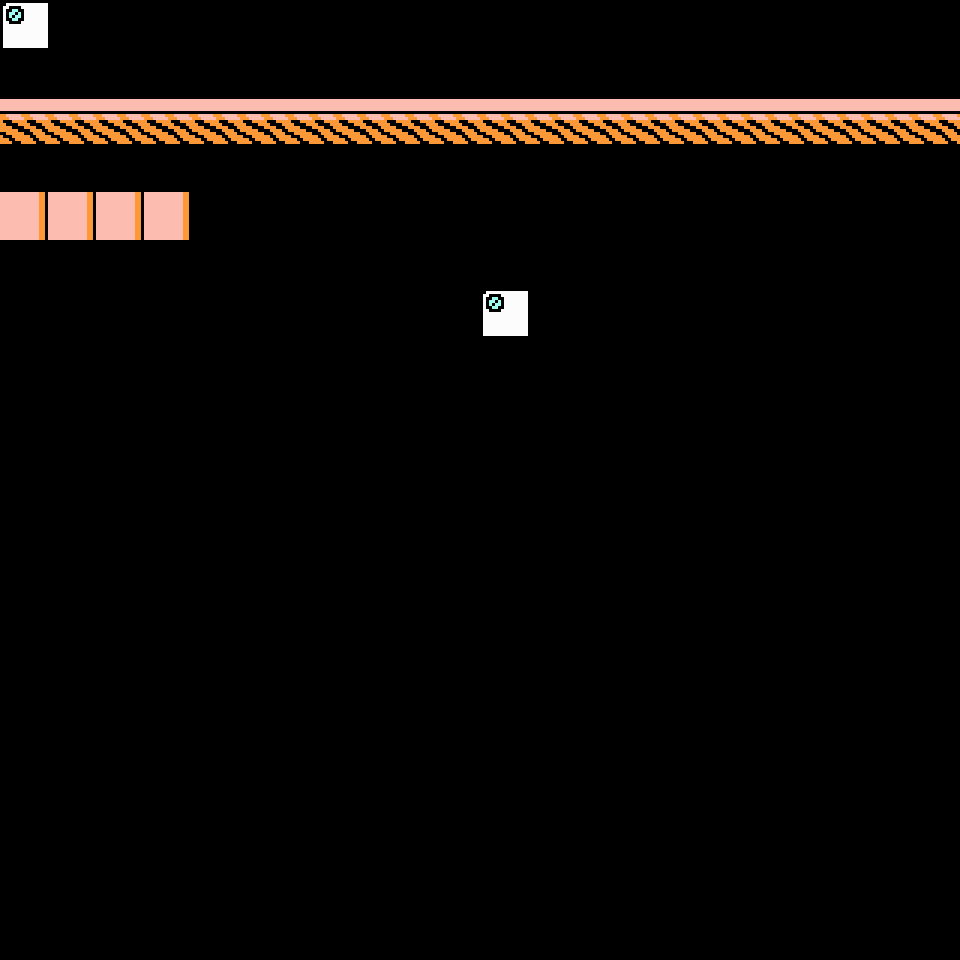

A 2D game scene composited from a Tiled map and its tileset images. What follows is a short description and the map's XML, with every tile layer's data as written:
An orthogonal 20x20 tile map with 48x48 px tiles, 2 tile layers (Tile Layer 1, Tile Layer 2) and 1 object (SolidBlock).

<map version="1.5" tiledversion="1.5.0" orientation="orthogonal" renderorder="left-down" width="20" height="20" tilewidth="48" tileheight="48" infinite="0" nextlayerid="6" nextobjectid="10">
 <tileset firstgid="1" name="world-1-1" tilewidth="48" tileheight="48" tilecount="870" columns="29">
  <image source="world-1-1.png" width="1392" height="1440" />
 </tileset>
 <layer id="1" name="Tile Layer 1" width="20" height="20">
  <data encoding="csv">
1,0,0,0,0,0,0,0,0,0,0,0,0,0,0,0,0,0,0,0,
0,0,0,0,0,0,0,0,0,0,0,0,0,0,0,0,0,0,0,0,
392,392,392,392,392,392,392,392,392,392,392,392,392,392,392,392,392,392,392,392,
0,0,0,0,0,0,0,0,0,0,0,0,0,0,0,0,0,0,0,0,
119,119,119,119,0,0,0,0,0,0,0,0,0,0,0,0,0,0,0,0,
0,0,0,0,0,0,0,0,0,0,0,0,0,0,0,0,0,0,0,0,
0,0,0,0,0,0,0,0,0,0,0,0,0,0,0,0,0,0,0,0,
0,0,0,0,0,0,0,0,0,0,0,0,0,0,0,0,0,0,0,0,
0,0,0,0,0,0,0,0,0,0,0,0,0,0,0,0,0,0,0,0,
0,0,0,0,0,0,0,0,0,0,0,0,0,0,0,0,0,0,0,0,
0,0,0,0,0,0,0,0,0,0,0,0,0,0,0,0,0,0,0,0,
0,0,0,0,0,0,0,0,0,0,0,0,0,0,0,0,0,0,0,0,
0,0,0,0,0,0,0,0,0,0,0,0,0,0,0,0,0,0,0,0,
0,0,0,0,0,0,0,0,0,0,0,0,0,0,0,0,0,0,0,0,
0,0,0,0,0,0,0,0,0,0,0,0,0,0,0,0,0,0,0,0,
0,0,0,0,0,0,0,0,0,0,0,0,0,0,0,0,0,0,0,0,
0,0,0,0,0,0,0,0,0,0,0,0,0,0,0,0,0,0,0,0,
0,0,0,0,0,0,0,0,0,0,0,0,0,0,0,0,0,0,0,0,
0,0,0,0,0,0,0,0,0,0,0,0,0,0,0,0,0,0,0,0,
0,0,0,0,0,0,0,0,0,0,0,0,0,0,0,0,0,0,0,0
</data>
 </layer>
 <layer id="5" name="Tile Layer 2" width="20" height="20">
  <data encoding="csv">
1,0,0,0,0,0,0,0,0,0,0,0,0,0,0,0,0,0,0,0,
0,0,0,0,0,0,0,0,0,0,0,0,0,0,0,0,0,0,0,0,
0,0,0,0,0,0,0,0,0,0,0,0,0,0,0,0,0,0,0,0,
0,0,0,0,0,0,0,0,0,0,0,0,0,0,0,0,0,0,0,0,
0,0,0,0,0,0,0,0,0,0,0,0,0,0,0,0,0,0,0,0,
0,0,0,0,0,0,0,0,0,0,0,0,0,0,0,0,0,0,0,0,
0,0,0,0,0,0,0,0,0,0,1,0,0,0,0,0,0,0,0,0,
0,0,0,0,0,0,0,0,0,0,0,0,0,0,0,0,0,0,0,0,
0,0,0,0,0,0,0,0,0,0,0,0,0,0,0,0,0,0,0,0,
0,0,0,0,0,0,0,0,0,0,0,0,0,0,0,0,0,0,0,0,
0,0,0,0,0,0,0,0,0,0,0,0,0,0,0,0,0,0,0,0,
0,0,0,0,0,0,0,0,0,0,0,0,0,0,0,0,0,0,0,0,
0,0,0,0,0,0,0,0,0,0,0,0,0,0,0,0,0,0,0,0,
0,0,0,0,0,0,0,0,0,0,0,0,0,0,0,0,0,0,0,0,
0,0,0,0,0,0,0,0,0,0,0,0,0,0,0,0,0,0,0,0,
0,0,0,0,0,0,0,0,0,0,0,0,0,0,0,0,0,0,0,0,
0,0,0,0,0,0,0,0,0,0,0,0,0,0,0,0,0,0,0,0,
0,0,0,0,0,0,0,0,0,0,0,0,0,0,0,0,0,0,0,0,
0,0,0,0,0,0,0,0,0,0,0,0,0,0,0,0,0,0,0,0,
0,0,0,0,0,0,0,0,0,0,0,0,0,0,0,0,0,0,0,0
</data>
 </layer>
 <objectgroup id="3" name="MapObject">
  <object id="8" name="background-1" type="SolidBlock" x="0" y="339" width="960" height="48" />
 </objectgroup>
</map>
